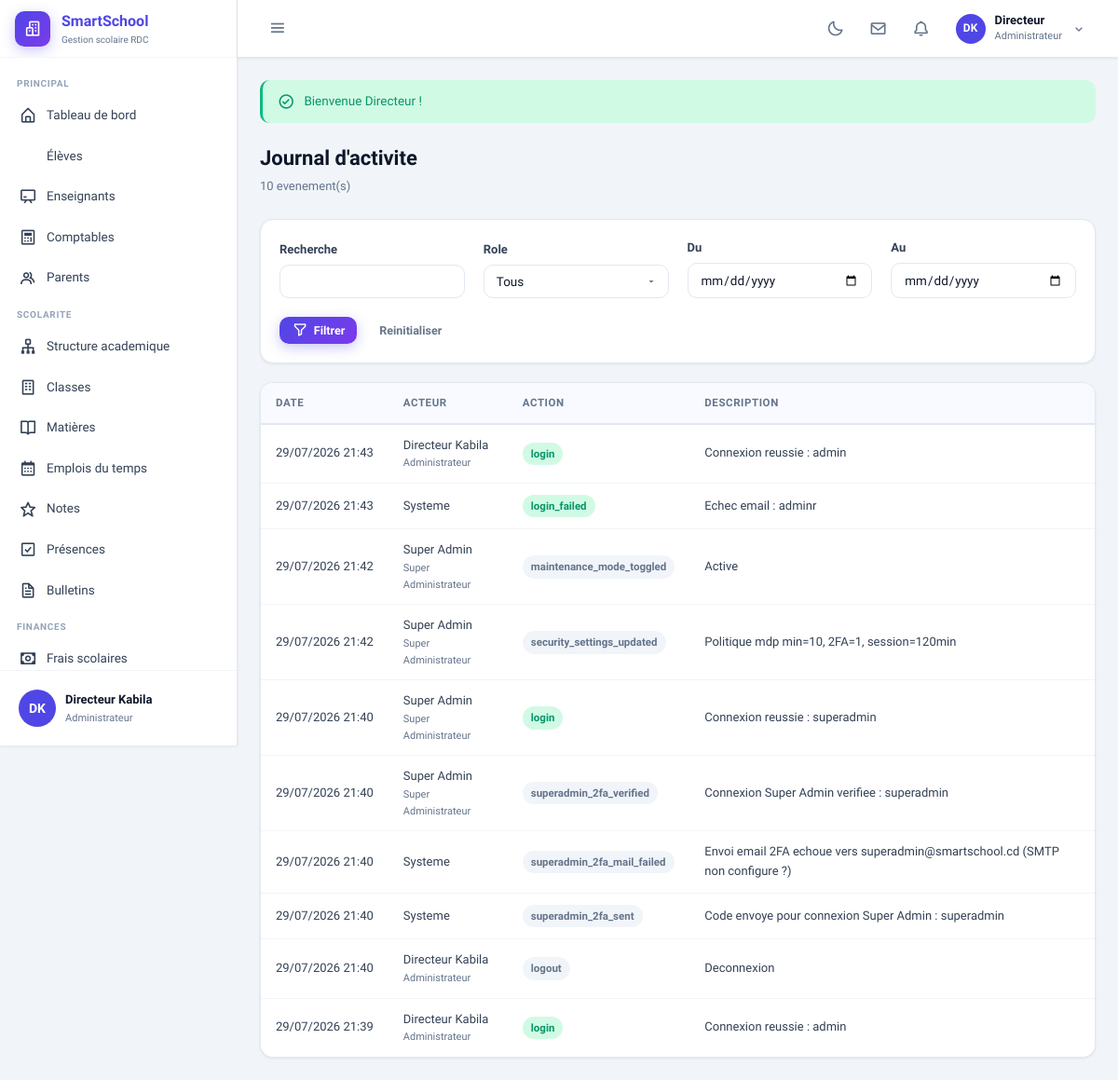
The page /admin/logs.php (signed in) on the database its author committed.
### tables this page shows
CREATE TABLE activity_logs (
  id          INT UNSIGNED NOT NULL AUTO_INCREMENT,
  user_id     INT UNSIGNED DEFAULT NULL,
  action      VARCHAR(100) NOT NULL,
  description TEXT         DEFAULT NULL,
  ip_address  VARCHAR(45)  DEFAULT NULL,
  created_at  TIMESTAMP    NOT NULL DEFAULT CURRENT_TIMESTAMP,
  PRIMARY KEY (id),
  CONSTRAINT fk_log_user FOREIGN KEY (user_id) REFERENCES users(id) ON DELETE SET NULL
);

CREATE TABLE users (
  id                   INT UNSIGNED      NOT NULL AUTO_INCREMENT,
  role_id              TINYINT UNSIGNED  NOT NULL,
  username             VARCHAR(80)       NOT NULL,
  email                VARCHAR(191)      DEFAULT NULL,
  password             VARCHAR(255)      NOT NULL,
  first_name           VARCHAR(80)       NOT NULL,
  last_name            VARCHAR(80)       NOT NULL,
  phone                VARCHAR(30)       DEFAULT NULL,
  staff_number         VARCHAR(30)       DEFAULT NULL UNIQUE,
  address              TEXT              DEFAULT NULL,
  gender               ENUM('M','F')     DEFAULT 'M',
  date_of_birth        DATE              DEFAULT NULL,
  avatar               VARCHAR(255)      DEFAULT NULL,
  is_active            TINYINT(1)        NOT NULL DEFAULT 1,
  must_change_password TINYINT(1)        NOT NULL DEFAULT 0,
  last_login           TIMESTAMP         NULL DEFAULT NULL,
  created_at           TIMESTAMP         NOT NULL DEFAULT CURRENT_TIMESTAMP,
  updated_at           TIMESTAMP         NOT NULL DEFAULT CURRENT_TIMESTAMP ON UPDATE CURRENT_TIMESTAMP,
  PRIMARY KEY (id),
  UNIQUE KEY uq_username (username),
  UNIQUE KEY uq_email    (email),
  KEY idx_role (role_id),
  CONSTRAINT fk_users_role FOREIGN KEY (role_id) REFERENCES roles(id)
);

### config/database.php (called while the page is built, shortened)
<?php
function getDB(): PDO
{
    static $pdo = null;
    if ($pdo !== null) return $pdo;
    try {
        $dsn = sprintf(
            'mysql:host=%s;dbname=%s;charset=%s',
            DB_HOST, DB_NAME, DB_CHAR
        );
        $pdo = new PDO($dsn, DB_USER, DB_PASS, [
            PDO::ATTR_ERRMODE            => PDO::ERRMODE_EXCEPTION,
            PDO::ATTR_DEFAULT_FETCH_MODE => PDO::FETCH_ASSOC,
            PDO::ATTR_EMULATE_PREPARES   => false,
            PDO::MYSQL_ATTR_INIT_COMMAND => "SET NAMES utf8mb4 COLLATE utf8mb4_unicode_ci",
        ]);
    } catch (PDOException $e) {
        http_response_code(503);
        die('
        <!DOCTYPE html><html lang="fr"><head>
        <meta charset="UTF-8"><title>Erreur de connexion</title>
        <style>body{font-family:sans-serif;display:flex;align-items:center;justify-content:center;min-height:100vh;background:#f8faff;margin:0;}
        .box{background:#fff;border-radius:12px;padding:40px;max-width:500px;text-align:center;box-shadow:0 4px 24px rgba(0,0,0,0.08);}
        h2{color:#ef4444;margin-bottom:12px;}p{color:#64748b;font-size:14px;}</style>
        </head><body><div class="box">
        <h2>⚠️ Impossible de se connecter a la base de donnees</h2>
        <p>Verifiez que MySQL est demarré dans XAMPP et que la base <strong>smartschool</strong> existe.</p>
        <p style="font-size:12px;margin-top:16px;color:#94a3b8">' . htmlspecialchars($e->getMessage()) . '</p>
        </div></body></html>');
    }
    return $pdo;
}
function dbFetchAll(string $sql, array $params = []): array
{
    $stmt = getDB()->prepare($sql);
    $stmt->execute($params);
    return $stmt->fetchAll();
}
function dbFetchOne(string $sql, array $params = []): ?array
{
    $stmt = getDB()->prepare($sql);
    $stmt->execute($params);
    $row = $stmt->fetch();
    return $row ?: null;
}

### admin/logs.php (the view, shortened to what this page needs)
<?php
$q        = trim($_GET['q'] ?? '');
$dateFrom = trim($_GET['date_from'] ?? '');
$dateTo   = trim($_GET['date_to'] ?? '');
$page     = max(1, (int)($_GET['page'] ?? 1));
$where  = [];
$params = [];
$whereSql = $where ? ('WHERE ' . implode(' AND ', $where)) : '';
$total = dbFetchOne("SELECT COUNT(*) c FROM activity_logs al LEFT JOIN users u ON al.user_id = u.id $whereSql", $params)['c'] ?? 0;
$pg = paginate($total, $page);
$logs = dbFetchAll(
    "SELECT al.*, u.first_name, u.last_name, u.role_id
     FROM activity_logs al LEFT JOIN users u ON al.user_id = u.id
     $whereSql ORDER BY al.created_at DESC LIMIT {$pg['per_page']} OFFSET {$pg['offset']}",
    $params
);
$actionColors = [
    'login' => 'success', 'login_failed' => 'danger', 'logout' => 'gray', 'register' => 'info',
    'student_' => 'primary', 'class_' => 'primary', 'subject_' => 'primary', 'parent_' => 'primary',
    'payment_' => 'success', 'fee_' => 'success', 'invitation_' => 'warning', 'account_activated' => 'success',
    'attendance_' => 'cyan', 'grade_' => 'cyan', 'timetable_' => 'cyan', 'report_' => 'cyan',
    'notification_' => 'purple', 'message_' => 'purple', 'settings_' => 'gray', 'academic_year_' => 'gray', 'term_' => 'gray',
];
function logColor(string $action, array $map): string {
    foreach ($map as $k => $c) if (str_starts_with($action, $k) || $action === rtrim($k, '_')) return $c;
    return 'gray';
}
require INCLUDES_PATH . '/header.php';
require INCLUDES_PATH . '/sidebar.php';
?>
<div class="main-content">
  <div class="page-wrapper">
    <?= showFlash() ?>
    <div class="page-header">
      <div><h1>Journal d'activite</h1><p><?= $total ?> evenement(s)</p></div>
    </div>
    <div class="card" style="margin-bottom:20px">
      <div class="card-body">
        <form method="GET" class="grid-4" style="align-items:end">
          <div class="form-group" style="margin-bottom:0"><label class="form-label">Recherche</label><input type="text" name="q" class="form-control" value="<?= clean($q) ?>"></div>
          <div class="form-group" style="margin-bottom:0">
            <label class="form-label">Role</label>
            <select name="role" class="form-control">
              <option value="0">Tous</option>
            </select>
          </div>
          <div class="form-group" style="margin-bottom:0"><label class="form-label">Du</label><input type="date" name="date_from" class="form-control" value="<?= clean($dateFrom) ?>"></div>
          <div class="form-group" style="margin-bottom:0"><label class="form-label">Au</label><input type="date" name="date_to" class="form-control" value="<?= clean($dateTo) ?>"></div>
          <div style="grid-column:1/-1;display:flex;gap:10px">
            <button type="submit" class="btn btn-primary btn-sm"><i class="bx bx-filter-alt"></i> Filtrer</button>
            <a href="<?= BASE_URL ?>/admin/logs.php" class="btn btn-ghost btn-sm">Reinitialiser</a>
          </div>
        </form>
      </div>
    </div>
    <div class="card">
      <?php if (empty($logs)): ?>
        <div class="empty-state"><div class="empty-state-icon"><i class="bx bx-list-ul"></i></div><h3>Aucun evenement trouve</h3></div>
      <?php else: ?>
      <div class="table-wrap" style="border:none;box-shadow:none;border-radius:0">
        <table class="table">
          <thead><tr><th>Date</th><th>Acteur</th><th>Action</th><th>Description</th></tr></thead>
          <tbody>
            <?php foreach ($logs as $log): $actor = $log['first_name'] ? clean($log['first_name'].' '.$log['last_name']) : 'Systeme'; ?>
            <tr>
              <td class="text-sm text-muted" style="white-space:nowrap"><?= formatDateTime($log['created_at']) ?></td>
              <td class="text-sm"><?= $actor ?><?php if ($log['role_id']): ?><div class="text-xs text-muted"><?= clean(ROLE_LABELS[$log['role_id']] ?? '') ?></div><?php endif; ?></td>
              <td><span class="badge badge-<?= logColor($log['action'], $actionColors) ?>"><?= clean($log['action']) ?></span></td>
              <td class="text-sm text-muted"><?= clean($log['description'] ?: '—') ?></td>
            </tr>
            <?php endforeach; ?>
          </tbody>
        </table>
      </div>
      <?php endif; ?>
    </div>
  </div>
</div>
<?php require INCLUDES_PATH . '/footer.php'; ?>

### assets/css/variables.css (style rules this page uses)
:root { --primary : #4f46e5; --primary-light: #6366f1; --primary-dark : #3730a3; --primary-bg : #eef2ff; --success : #10b981; --success-bg : #d1fae5; --success-dark : #059669; --warning : #f59e0b; --warning-bg : #fef3c7; --warning-dark : #d97706; --danger : #ef4444; --danger-bg : #fee2e2; --danger-dark : #dc2626; --info : #3b82f6; --info-bg : #dbeafe; --info-dark : #2563eb; --cyan : #06b6d4; --cyan-bg : #cffafe; --cyan-dark : #0891b2; --purple : #8b5cf6; --purple-bg : #f3e8ff; --bg-body : #f1f5f9; --bg-card : #ffffff; --bg-hover : #f8faff; --bg-sidebar : #ffffff; --bg-topbar : #ffffff; --text-primary : #0f172a; --text-secondary: #334155; --text-muted : #64748b; --text-light : #94a3b8; --border : #e2e8f0; --border-light : #f1f5f9; --border-focus : #4f46e5; --radius-sm : 6px; --radius : 10px; --radius-lg : 14px; --radius-xl : 20px; --radius-full: 9999px; --shadow-sm : 0 1px 3px rgba(0,0,0,0.08); --shadow : 0 4px 6px rgba(0,0,0,0.05); --shadow-md : 0 10px 15px rgba(0,0,0,0.07); --shadow-lg : 0 20px 25px rgba(0,0,0,0.08); --shadow-primary: 0 4px 14px rgba(79,70,229,0.30); --sidebar-w : 255px; --sidebar-w-sm: 68px; --topbar-h : 62px; --font : 'Plus Jakarta Sans', system-ui, sans-serif; --font-mono: 'JetBrains Mono', monospace; --transition : 200ms ease; --transition-md: 300ms ease; --transition-lg: 400ms cubic-bezier(0.4,0,0.2,1); --grad-primary: linear-gradient(135deg, #4f46e5 0%, #7c3aed 100%); --grad-success: linear-gradient(135deg, #10b981 0%, #06b6d4 100%); --grad-warning: linear-gradient(135deg, #f59e0b 0%, #ef4444 100%); --grad-danger : linear-gradient(135deg, #ef4444 0%, #ec4899 100%); --grad-cyan : linear-gradient(135deg, #06b6d4 0%, #3b82f6 100%); --grad-purple : linear-gradient(135deg, #8b5cf6 0%, #ec4899 100%); --grad-dark : linear-gradient(135deg, #0f172a 0%, #1e293b 100%); --z-sidebar : 100; --z-topbar : 200; --z-dropdown: 300; --z-modal : 400; --z-toast : 500; }
*, *::before, *::after { box-sizing: border-box; margin: 0; padding: 0; }
html { scroll-behavior: smooth; }
body { font-family: var(--font); font-size : 15px; line-height: 1.6; color : var(--text-primary); background : var(--bg-body); -webkit-font-smoothing: antialiased; transition : background var(--transition-md), color var(--transition-md); }
a { color: var(--primary); text-decoration: none; }
button { font-family: var(--font); cursor: pointer; border: none; background: none; }
input, select, textarea { font-family: var(--font); }

### assets/css/main.css (style rules this page uses)
.main-content { flex : 1; margin-left: var(--sidebar-w); margin-top : var(--topbar-h); padding : 24px; transition : margin-left var(--transition-lg); min-width : 0; }
.page-wrapper { max-width: 1440px; margin: 0 auto; }
.page-header { display: flex; align-items: flex-start; justify-content: space-between; flex-wrap: wrap; gap: 16px; margin-bottom: 24px; }
.page-header h1 { font-size: 22px; font-weight: 800; color: var(--text-primary); }
.page-header p { font-size: 13px; color: var(--text-muted); margin-top: 3px; }
.grid-4 { display: grid; gap: 20px; grid-template-columns: repeat(4,1fr); }
.text-muted { color: var(--text-muted); }
.text-sm { font-size: 13px; }
.text-xs { font-size: 11px; }

### rows shown on the page
activity_logs: created_at "29/07/2026 21:43", user.last_name "Directeur Kabila", user.role_id "Administrateur", action "login", description "Connexion reussie : admin"
activity_logs: created_at "29/07/2026 21:43", actor "Systeme", action "login_failed", description "Echec email : adminr"
activity_logs: created_at "29/07/2026 21:42", user.last_name "Super Admin", user.role_id "Super Administrateur", action "maintenance_mode_toggled", description "Active"
activity_logs: created_at "29/07/2026 21:42", user.last_name "Super Admin", user.role_id "Super Administrateur", action "security_settings_updated", description "Politique mdp min=10, 2FA=1, session=120min"
activity_logs: created_at "29/07/2026 21:40", user.last_name "Super Admin", user.role_id "Super Administrateur", action "login", description "Connexion reussie : superadmin"
activity_logs: created_at "29/07/2026 21:40", user.last_name "Super Admin", user.role_id "Super Administrateur", action "superadmin_2fa_verified", description "Connexion Super Admin verifiee : superadmin"
activity_logs: created_at "29/07/2026 21:40", actor "Systeme", action "superadmin_2fa_mail_failed", description "Envoi email 2FA echoue vers superadmin@smartschool.cd (SMTP non configure ?)"
activity_logs: created_at "29/07/2026 21:40", actor "Systeme", action "superadmin_2fa_sent", description "Code envoye pour connexion Super Admin : superadmin"
activity_logs: created_at "29/07/2026 21:40", user.last_name "Directeur Kabila", user.role_id "Administrateur", action "logout", description "Deconnexion"
activity_logs: created_at "29/07/2026 21:39", user.last_name "Directeur Kabila", user.role_id "Administrateur", action "login", description "Connexion reussie : admin"

### other values the page prints
$schoolName "SmartSchool"
$item['section'] "PRINCIPAL"
$item['label'] "Tableau de bord"
$item['label'] "Élèves"
$item['label'] "Enseignants"
$item['label'] "Comptables"
$item['label'] "Parents"
$item['section'] "SCOLARITE"
$item['label'] "Structure academique"
$item['label'] "Classes"
$item['label'] "Matières"
$item['label'] "Emplois du temps"
$item['label'] "Notes"
$item['label'] "Présences"
$item['label'] "Bulletins"
